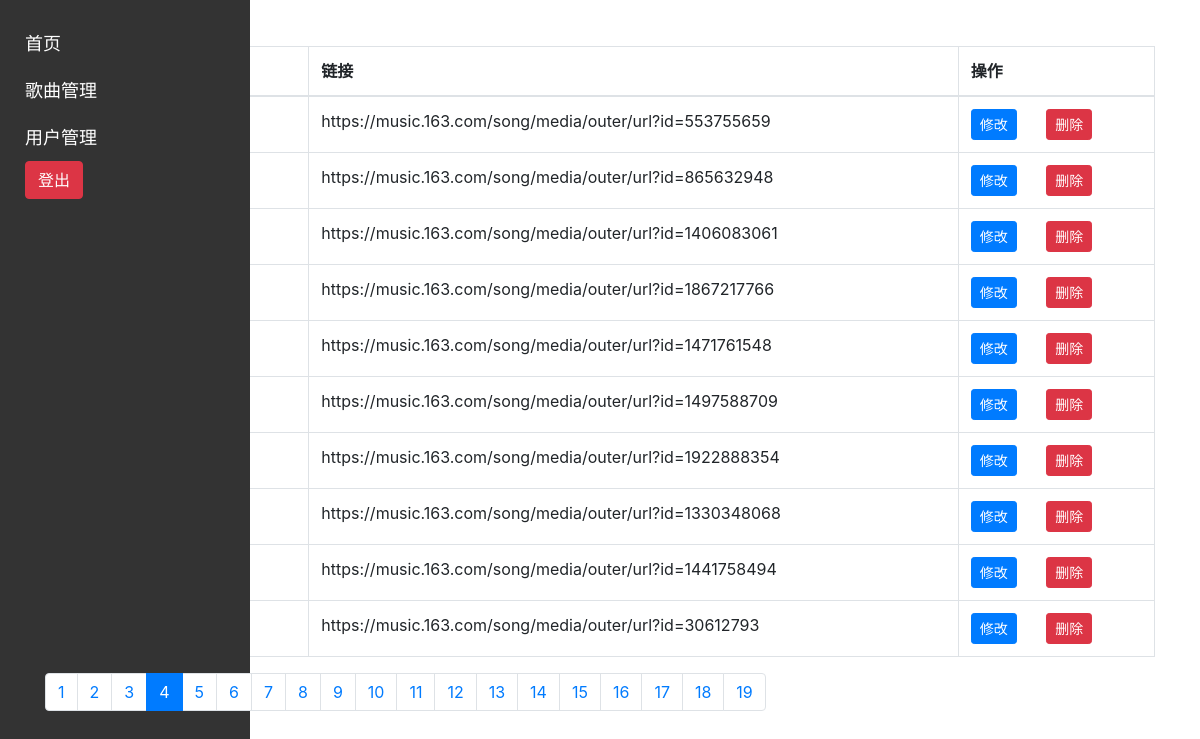
The page /song_management.php?page=4 (signed in) on the database its author committed.
### tables this page shows
CREATE TABLE `search_data`  (
  `data_id` int NOT NULL AUTO_INCREMENT,
  `title` varchar(100) NOT NULL COMMENT '歌名',
  `addr` varchar(100) NOT NULL COMMENT '描述',
  `release_date` date NULL DEFAULT NULL COMMENT '出版时间',
  `genre` varchar(50) NULL DEFAULT NULL COMMENT '歌手',
  `popularity` int NULL DEFAULT NULL COMMENT '热度',
  PRIMARY KEY (`data_id`) USING BTREE
);

### song_management.php (the view, shortened to what this page needs)
<?php
include('db.php');
$itemsPerPage = 10;
$page = isset($_GET['page']) ? intval($_GET['page']) : 1;
$offset = ($page - 1) * $itemsPerPage;
$sql = "SELECT * FROM search_data LIMIT $offset, $itemsPerPage";
$result = mysqli_query($conn, $sql);
$searchData = [];
while ($row = mysqli_fetch_assoc($result)) {
    $searchData[] = $row;
}
?>
<!DOCTYPE html>
<html>
<head>
    <link rel="stylesheet" href="css/bootstrap.min.css">
</head>
<body>
    <div class="sidebar">
        <a href="admin.php">首页</a>
        <a href="song_management.php">歌曲管理</a>
        <a href="user_management.php">用户管理</a>
        <form method="POST">
            <button type="submit" name="logout" class="btn btn-danger">登出</button>
        </form>
    </div>
    <div class="container">
        <h2>歌曲管理</h2>
        <table class="table table-bordered">
            <thead>
                <tr>
                    <th>歌名</th>
                    <th>链接</th>
                    <th>操作</th>
                </tr>
            </thead>
            <tbody>
                <?php foreach ($searchData as $data): ?>
                    <tr>
                        <td><?php echo $data['title']; ?></td>
                        <td><?php echo $data['addr']; ?></td>
                        <td>
                            <a href="edit_song.php?id=<?php echo $data['data_id']; ?>" class="btn btn-primary btn-sm">修改</a>
                            <form method="POST" style="display: inline;">
                                <button type="submit" name="delete_song" class="btn btn-danger btn-sm">删除</button>
                            </form>
                        </td>
                    </tr>
                <?php endforeach; ?>
            </tbody>
        </table>
        <?php
        $sql = "SELECT COUNT(*) as total_data FROM search_data";
        $result = mysqli_query($conn, $sql);
        $row = mysqli_fetch_assoc($result);
        $totalData = $row['total_data'];
        $totalPages = ceil($totalData / $itemsPerPage);
        ?>
        <nav>
            <ul class="pagination">
                <?php for ($i = 1; $i <= $totalPages; $i++): ?>
                    <li class="page-item <?php echo $i === $page ? 'active' : ''; ?>">
                        <a class="page-link" href="song_management.php?page=<?php echo $i; ?>"><?php echo $i; ?></a>
                    </li>
                <?php endfor; ?>
            </ul>
        </nav>
    </div>
</body>
</html>

### song_management.php (style rules this page uses)
.sidebar { height: 100%; width: 250px; position: fixed; top: 0; left: 0; background-color: #333; padding-top: 20px; }
.sidebar a { padding: 10px 25px; text-decoration: none; font-size: 18px; color: white; display: block; }
.btn-danger { margin-left: 25px; }

### rows shown on the page
search_data: addr "https://music.163.com/song/media/outer/url?id=553755659"
search_data: addr "https://music.163.com/song/media/outer/url?id=865632948"
search_data: addr "https://music.163.com/song/media/outer/url?id=1406083061"
search_data: addr "https://music.163.com/song/media/outer/url?id=1867217766"
search_data: addr "https://music.163.com/song/media/outer/url?id=1471761548"
search_data: addr "https://music.163.com/song/media/outer/url?id=1497588709"
search_data: addr "https://music.163.com/song/media/outer/url?id=1922888354"
search_data: addr "https://music.163.com/song/media/outer/url?id=1330348068"
search_data: addr "https://music.163.com/song/media/outer/url?id=1441758494"
search_data: addr "https://music.163.com/song/media/outer/url?id=30612793"
